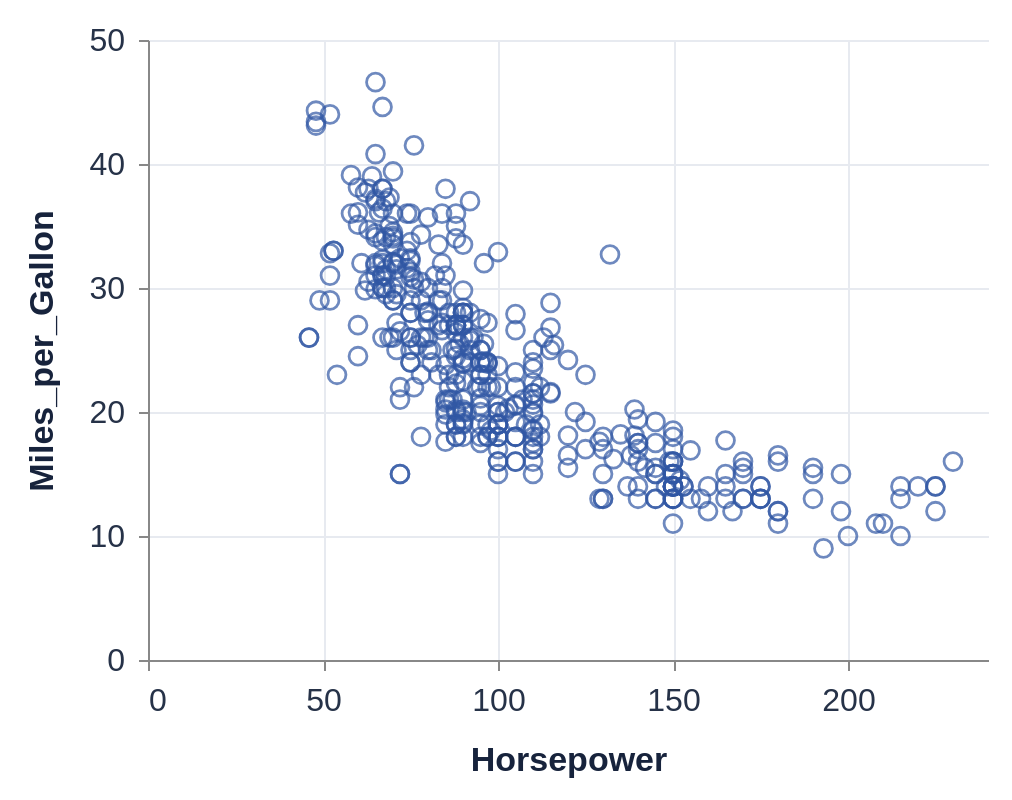

Write a Vega-Lite specification for this figure.
### Vega-Lite specification from a JSON file in a GitHub repository (floating-point values rounded to 4 significant figures; data arrays with more than 128 entries replaced by an {"elided": "..."} marker saying what was removed)
{"$schema": "https://vega.github.io/schema/vega-lite/v6.json", "data": {"values": {"elided": "406 records"}}, "mark": "point", "encoding": {"x": {"field": "Horsepower", "type": "quantitative"}, "y": {"field": "Miles_per_Gallon", "type": "quantitative"}, "size": {"value": 80}}, "width": 420, "height": 310, "padding": 12, "background": "#ffffff", "config": {"font": "Arial", "view": {"stroke": null}, "axis": {"labelFontSize": 16, "titleFontSize": 17, "titlePadding": 14, "labelPadding": 7, "gridColor": "#e7eaf0", "tickCount": 5, "labelColor": "#263248", "titleColor": "#17233c"}, "legend": {"orient": "top", "labelFontSize": 15, "titleFontSize": 16, "padding": 8, "symbolSize": 70}, "mark": {"color": "#3157a4"}, "point": {"size": 45, "strokeWidth": 1.4}, "circle": {"size": 38}, "line": {"strokeWidth": 2.5}, "range": {"category": ["#3157a4", "#c9455a", "#258276"]}}}
